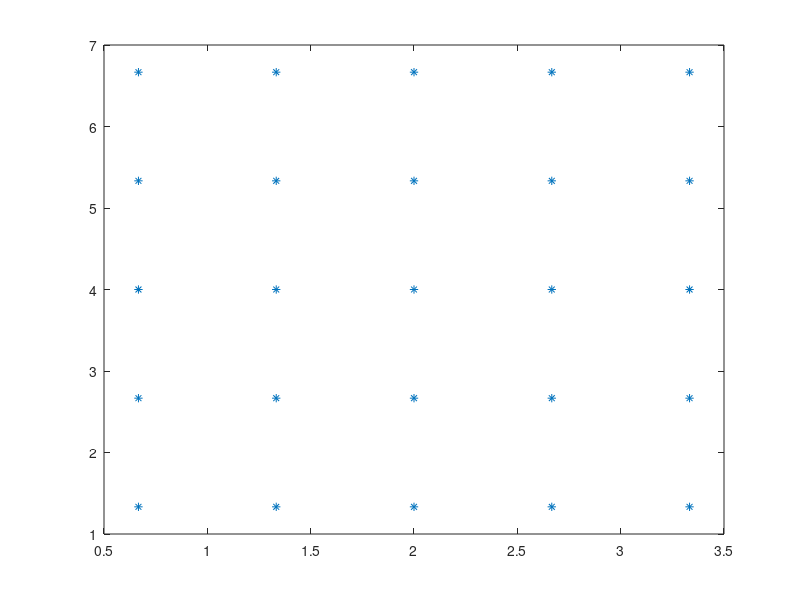

Reproduce this figure in MATLAB. (Note: this script raises an error after producing the figure.)
clearvars;
Nx=5;
Ny=5;
Lx=8;
Ly=8;

Vmax=0.2;
dt=10^(-4);
Ni=10^4;


N=Nx*Ny;

Posrow=Ly/(Ny+1); Poscol=Lx/(Nx+1);
i=1;
for Rows=1:Ny
    for Col=1:Nx
        x(i)=Poscol*Col/2; 
        y(i)=Posrow*Rows; 
        Vx(i)=Vmax*(2*rand(1)-1); 
        Vy(i)=Vmax*(2*rand(1)-1);
        i=i+1;
    end
end
plot(x,y, '*')

T=0;
T1=0.05;
T2=0.5;
T3=1.0;


RV=init(Lx,Ly,Nx,Ny,Vmax,T) 
accfunc=Acc(RV,Lx,Ly,N)
z1=Fx(x,y)
z2=Fy(x,y)

% verletfunc=Verlet(RV,Lx,Ly,N,dt)

md=MD(Lx,Ly,N,Ni,dt,RV)



RV1=init(Lx,Ly,Nx,Ny,Vmax,T1) 
accfunc1=Acc(RV1,Lx,Ly,N)
md1=MD(Lx,Ly,N,Ni,dt,RV1)

RV2=init(Lx,Ly,Nx,Ny,Vmax,T1) 
accfunc2=Acc(RV2,Lx,Ly,N)
md2=MD(Lx,Ly,N,Ni,dt,RV2)

RV3=init(Lx,Ly,Nx,Ny,Vmax,T1) 
accfunc3=Acc(RV3,Lx,Ly,N)
md3=MD(Lx,Ly,N,Ni,dt,RV3)




% розрахунок енергій
Ep=0;
for i=1:N-1
    for j=i+1:N
        Dx=x(i)-x(j);
        if abs(Dx)>Lx/2
            Dx=Dx-sign(Dx)*Lx;
        end
        Dy=y(i)-y(j);
        if abs(Dy)>Ly/2
            Dy=Dy-sign(Dy)*Ly;
        end
        r=(Dx^2+Dy^2).^0.5; Ep=Ep+4*(1/r.^12-1/r.^6);
    end
end
Ek=0;
for i=1:N
    Ek=Ek+0.5*(Vx(i)^2+Vy(i)^2);
end
Ep
Ek
Esum = Ep+Ek 